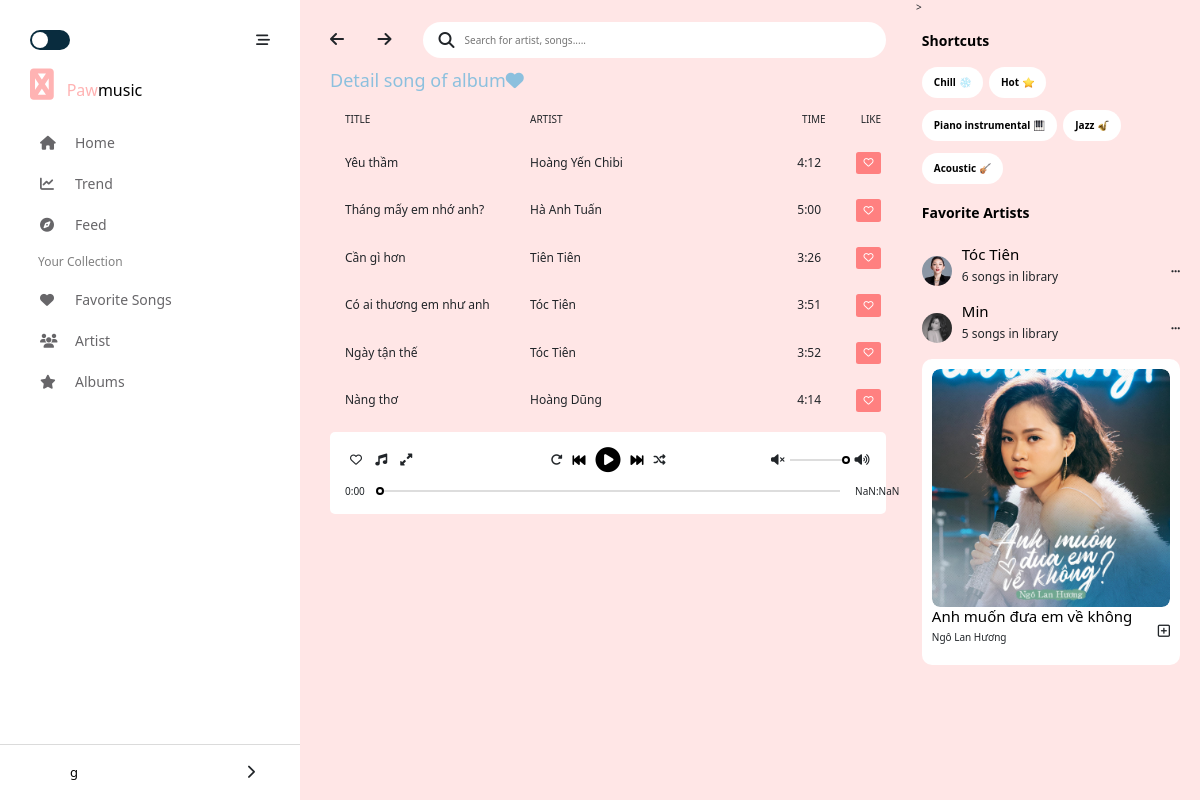
The page /album/detail (signed in) on the database its author committed.
### favoritesongs/models.py (models this page shows)
class FavoriteSong(models.Model):
    song = models.ForeignKey(
        Song,
        on_delete=models.CASCADE,
        blank=False,
        null=True)#1-n
    user = models.ForeignKey(
        User,
        on_delete=models.CASCADE,
        blank=False,
        null=True)#1-n

### songs/models.py (models this page shows)
class Song(models.Model):
    name = models.TextField(max_length=256)
    time = models.TextField(max_length=50)
    linkSave = models.TextField()
    target = models.BooleanField(default=0)
    artist = models.ForeignKey(
        Artist,
        on_delete=models.CASCADE,
        blank=False,
        null=True)#1-n

### artists/models.py (models this page shows)
class Artist(models.Model):
    name = models.TextField(max_length=256)
    linkImage = models.TextField()

### albumdetails/views.py (the view)
# urls.py: path('', views.favoriteSong,name='allsongs'),
def favoriteSong(request):
    firstname = request.session["firstname"]
    user = User.objects.get(id = request.session['id'])
    songs = FavoriteSong.objects.filter(user = user)
    return render(request, 'authentication/albumDetail.html',{"songs": songs, "firstname": firstname})

### templates/authentication/albumDetail.html (shortened to what this page needs)
<!DOCTYPE html>
<html lang="en">
  <head>
    <link
      href="https://cdn.jsdelivr.net/npm/bootstrap@5.1.3/dist/css/bootstrap.min.css"
      rel="stylesheet"
    />
    <link rel="stylesheet" href="https://cdnjs.cloudflare.com/ajax/libs/font-awesome/5.15.1/css/all.min.css">
    <link rel="stylesheet" href="https://cdnjs.cloudflare.com/ajax/libs/font-awesome/6.1.1/css/all.min.css" />
    {% load static %}
    <link rel="stylesheet"  href="{%  static  'css/style.css'  %}" type="text/css">
    {% load static %}
    <link rel="stylesheet"  href="{%  static  'css/responsive.css'  %}" type="text/css">
    <link
      rel="stylesheet"
      href="https://unpkg.com/swiper/swiper-bundle.min.css"
    />
  </head>
  <body onload="LoadFS()">
    <div class="">
      <div id="main" style="width: 100%;">
        <div id="container" >
            <div id="navbar">
                <div class="navbar-container">
                    <header>
                        <span class="check">
                            <span class="ball"></span>
                        </span>
                        <i class="fas fa-stream js-hide-navbar"></i>
                    </header>
                    <div class="logo">
                        <i class="navbar__logo fab fa-solid fa-paw"></i>
                        <span class="navbar__primary-text">Paw</span><span>music</span>
                    </div>
                    <div class="navbar-content">
                        <nav>
                                <li class="navbar-content__icon">
                                    <a href="/home"><i class="fas fa-home"></i>Home</a>
                                </li>
                                <li class="navbar-content__icon">
                                    <a href="/song/trend"><i class="fas fa-chart-line"></i>Trend</a>
                                </li>
                                <li class="navbar-content__icon">
                                    <a href="/song/feed"><i class="fas fa-compass"></i>Feed</a>
                                </li>
                        </nav>
                        <nav>
                            <p class=" navbar-content__title">Your Collection</p>
                            <ul>
                                <li class="navbar-content__icon">
                                    <a href="/favoritesong"><i class="fas fa-heart"></i>Favorite Songs</a>
                                </li>
                                <li class="navbar-content__icon">
                                    <a href="/artist"><i class="fas fa-users"></i>Artist</a>
                                </li>
                                <li class="navbar-content__icon">
                                    <a href="/album"><i class="fas fa-star"></i>Albums</a>
                                </li>
                            </ul>
                        </nav>
                    </div>
                </div>
                <div class="navbar-user">
                    <div class="navbar-user__container">
                        <div class="user-avt">
                        </div>
                        <div class="user-name">{{ firstname }}</div>
                        <div class="user-menulists">
                            <div class="more-info">
                                <i class="fas fa-chevron-right"></i>
                            </div>
                        </div>
                    </div>
                </div>
            </div>
            <div id="main-content" >
                <header>
                    <nav class="main-content__header-nav">
                        <i class="fas fa-arrow-left"></i>
                        <i class="fas fa-arrow-right"></i>
                    </nav>
                    <div class="main-content__search-form">
                        <i class="fas fa-search search-btn"></i>
                        <input type="text" class="search-input" placeholder="Search for artist, songs.....">
                    </div>
                </header>
                <div class="my-playlistFS">
                    <div class="playlist-head">
                        <h4 style=" color: #8CC0DE;">Detail song of album<i class="fas fa-heart"></i></h4>
                    </div>
                    <div class="playlist-list" >
                        <div class="playlist playlist-list__title">
                            <p class="playlist__title">TITLE</p>
                            <p class="playlist__artist">ARTIST</p>
                            <p class="playlist__time">TIME</p>
                            <p class="">LIKE</p>
                        </div>
                        {% for song in songs %}
                            <div class="playlist playlist--hover" id="playlist{{ song.song.id }}" ondblclick="SelectSong({{ song.song.id}})">
                                <p class="playlist__title">{{song.song.name}}</p>
                                <p class="playlist__artist">{{song.song.artist.name}}</p>
                                <p class="playlist__time">{{song.song.time}}</p>
                                <a class="btn btn-dark favoritesongColor" id="{{song.song.id}}" style="background-color: rgb(255, 128, 128) !important; border: 0px;" onclick="FS({{song.song.id}})"><i class="far fa-heart fs"></i></a>
                            </div>
                        {% endfor %}
                    </div>
                </div>
                <div class="play-song">
                    <div class="play-control">
                        <div class="play-control__act">
                            <i class="far fa-heart" ></i>
                            <i class="fas fa-music"></i>
                            <i class="fas fa-expand-alt"></i>
                        </div>
                        <div class="play-control__main">
                            <i class="fas fa-redo-alt play-repeat"></i>
                            <i class="fas fa-fast-backward play-backward main-icon"></i>
                            <span class="play-inner">
                                <i class="fas fa-play-circle play-icon main-icon main-icon--big"></i>
                            </span>
                            <i class="fas fa-fast-forward play-forward main-icon"></i>
                            <i class="fas fa-random shuffle-song"></i>
                        </div>
                        <div class="play-control__volume">
                            <i class="fas fa-volume-mute"></i>
                            <input type="range" id="volume" class="volume" value ="1" min = "0" max="1" step="0.1">
                            <i class="fas fa-volume-up"></i>
                        </div>
                    </div>
                    <div class="play-seekbar">
                        <div class="timer__left">0:00</div>
                        <input type="range" name="range" id="range" class="range" />
                        {% load static %}
                        <div class="timer__right">3.00</div>
                    </div>
                </div>
            </div>>
            <div id="sidebar">
              <div class="sidebar__shortcuts">
                  <p class="sidebar__shortcuts-title">Shortcuts
                  </p>
                  <div class="sidebar__shortcuts-items">
                      <span class="sidebar__shortcuts-item">Chill
                          {% load static %}
                          <img src="{% static '/img/snow.png' %}" alt="">
                      </span>
                      <span class="sidebar__shortcuts-item">Hot
                          {% load static %}
                          <img src="{% static '/img/star.png' %}" alt="">
                      </span>
                      <span class="sidebar__shortcuts-item">Piano instrumental
                          {% load static %}
                          <img src="{% static '/img/piano.png' %}" alt="">
                      </span>
                      <span class="sidebar__shortcuts-item">Jazz
                          {% load static %}
                          <img src="{% static '/img/jazz.png' %}" alt="">
                      </span>
                      <span class="sidebar__shortcuts-item">Acoustic
                          {% load static %}
                          <img src="{% static '/img/ghitar.png' %}" alt="">
                      </span>
                  </div>
              </div>
              <div class="sidebar__favorite">
                  <p class="sidebar__favorite-title">Favorite Artists</p>
                  <div class="sidebar__favorite-list">
                      <div class="artist-info__avt">
                          {% load static %}
                          <img src="{% static '/img/tt.jpg' %}" alt="">
                      </div>
                      <div class="artist-info">
                          <h4 class="artist-info__name">Tóc Tiên</h4>
                          <p class="artist-info__song">6 songs in library</p>
                      </div>
                      <i class="fas fa-ellipsis-h"></i>
                  </div>
                  <div class="sidebar__favorite-list">
                      <div class="artist-info__avt">
                          {% load static %}
                          <img src="{% static '/img/min.jpg' %}" alt="">
                      </div>
                      <div class="artist-info">
                          <h4 class="artist-info__name">Min</h4>
                          <p class="artist-info__song">5 songs in library</p>
                      </div>
                      <i class="fas fa-ellipsis-h"></i>
                  </div>
              </div>
              <div class="sidebar__suggest-album">
                  <div class="suggest-album">
                      <div class="suggest-album__img-container">
                          {% load static %}
                          <img src="{% static '/img/nlh.jpg' %}" alt="">
                      </div>
                      <div class="suggest-album__content">
                          <div class="suggest-album__info">
                              <h4>Anh muốn đưa em về không</h4>
                              <p>Ngô Lan Hương</p>
                          </div>
                          <i class="far fa-plus-square"></i>
                      </div>
                  </div>
              </div>
          </div>
      </div>
  </div>
    </div>
  </body>
</html>

### rows shown on the page
FavoriteSong: song.name "Yêu thầm", song.artist.name "Hoàng Yến Chibi", song.time "4:12"
FavoriteSong: song.name "Tháng mấy em nhớ anh?", song.artist.name "Hà Anh Tuấn", song.time "5:00"
FavoriteSong: song.name "Cần gì hơn", song.artist.name "Tiên Tiên", song.time "3:26"
FavoriteSong: song.name "Có ai thương em như anh", song.artist.name "Tóc Tiên", song.time "3:51"
FavoriteSong: song.name "Ngày tận thế", song.artist.name "Tóc Tiên", song.time "3:52"
FavoriteSong: song.name "Nàng thơ", song.artist.name "Hoàng Dũng", song.time "4:14"

### other values the page prints
{{ firstname }} "g"
